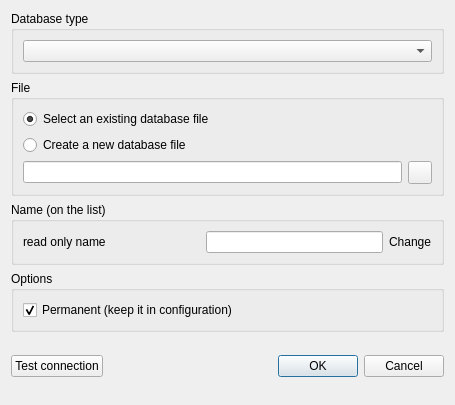
<?xml version="1.0" encoding="UTF-8"?>
<ui version="4.0">
 <class>DbDialog</class>
 <widget class="QDialog" name="DbDialog">
  <property name="geometry">
   <rect>
    <x>0</x>
    <y>0</y>
    <width>455</width>
    <height>405</height>
   </rect>
  </property>
  <property name="minimumSize">
   <size>
    <width>450</width>
    <height>0</height>
   </size>
  </property>
  <property name="acceptDrops">
   <bool>true</bool>
  </property>
  <property name="windowTitle">
   <string>Database</string>
  </property>
  <layout class="QVBoxLayout" name="verticalLayout">
   <item>
    <widget class="QGroupBox" name="typeGroup">
     <property name="title">
      <string>Database type</string>
     </property>
     <layout class="QVBoxLayout" name="verticalLayout_2">
      <item>
       <widget class="QComboBox" name="typeCombo">
        <property name="toolTip">
         <string>Database driver</string>
        </property>
       </widget>
      </item>
     </layout>
    </widget>
   </item>
   <item>
    <widget class="QGroupBox" name="pathGroup">
     <property name="title">
      <string>File</string>
     </property>
     <layout class="QVBoxLayout" name="verticalLayout_3">
      <item>
       <widget class="QRadioButton" name="existingDatabaseRadio">
        <property name="text">
         <string>Select an existing database file</string>
        </property>
        <property name="checked">
         <bool>true</bool>
        </property>
       </widget>
      </item>
      <item>
       <widget class="QRadioButton" name="createDatabaseRadio">
        <property name="text">
         <string>Create a new database file</string>
        </property>
       </widget>
      </item>
      <item>
       <layout class="QHBoxLayout" name="horizontalLayout_5">
        <item>
         <widget class="QLineEdit" name="fileEdit"/>
        </item>
        <item>
         <widget class="QToolButton" name="browseOpenButton">
          <property name="text">
           <string/>
          </property>
         </widget>
        </item>
       </layout>
      </item>
     </layout>
    </widget>
   </item>
   <item>
    <widget class="QGroupBox" name="nameGroup">
     <property name="title">
      <string>Name (on the list)</string>
     </property>
     <layout class="QHBoxLayout" name="horizontalLayout_6">
      <item>
       <widget class="QLabel" name="nameLabel">
        <property name="sizePolicy">
         <sizepolicy hsizetype="Expanding" vsizetype="Preferred">
          <horstretch>0</horstretch>
          <verstretch>0</verstretch>
         </sizepolicy>
        </property>
        <property name="text">
         <string notr="true">read only name</string>
        </property>
       </widget>
      </item>
      <item>
       <widget class="QLineEdit" name="nameEdit"/>
      </item>
      <item>
       <widget class="QLabel" name="nameChangeLink">
        <property name="sizePolicy">
         <sizepolicy hsizetype="Minimum" vsizetype="Preferred">
          <horstretch>0</horstretch>
          <verstretch>0</verstretch>
         </sizepolicy>
        </property>
        <property name="text">
         <string>Change</string>
        </property>
       </widget>
      </item>
     </layout>
    </widget>
   </item>
   <item>
    <widget class="QGroupBox" name="optionsGroup">
     <property name="title">
      <string>Options</string>
     </property>
     <layout class="QGridLayout" name="optionsGrid">
      <item row="0" column="0" colspan="2">
       <widget class="QCheckBox" name="permamentCheckBox">
        <property name="toolTip">
         <string extracomment="aasfd">&lt;p&gt;Enable this if you want the database to be stored in configuration file and restored every time Letos is started.&lt;/p&gt;</string>
        </property>
        <property name="text">
         <string>Permanent (keep it in configuration)</string>
        </property>
        <property name="checked">
         <bool>true</bool>
        </property>
       </widget>
      </item>
     </layout>
    </widget>
   </item>
   <item>
    <spacer name="horizontalSpacer">
     <property name="orientation">
      <enum>Qt::Orientation::Horizontal</enum>
     </property>
     <property name="sizeType">
      <enum>QSizePolicy::Policy::Fixed</enum>
     </property>
     <property name="sizeHint" stdset="0">
      <size>
       <width>360</width>
       <height>1</height>
      </size>
     </property>
    </spacer>
   </item>
   <item>
    <widget class="QWidget" name="bottomWidget" native="true">
     <layout class="QHBoxLayout" name="horizontalLayout_2">
      <property name="leftMargin">
       <number>0</number>
      </property>
      <property name="topMargin">
       <number>0</number>
      </property>
      <property name="rightMargin">
       <number>0</number>
      </property>
      <property name="bottomMargin">
       <number>0</number>
      </property>
      <item>
       <widget class="QPushButton" name="testConnButton">
        <property name="text">
         <string>Test connection</string>
        </property>
       </widget>
      </item>
      <item>
       <widget class="QLabel" name="testConnIcon">
        <property name="text">
         <string/>
        </property>
       </widget>
      </item>
      <item>
       <widget class="QDialogButtonBox" name="buttonBox">
        <property name="orientation">
         <enum>Qt::Orientation::Horizontal</enum>
        </property>
        <property name="standardButtons">
         <set>QDialogButtonBox::StandardButton::Cancel|QDialogButtonBox::StandardButton::Ok</set>
        </property>
        <property name="centerButtons">
         <bool>false</bool>
        </property>
       </widget>
      </item>
     </layout>
    </widget>
   </item>
  </layout>
 </widget>
 <resources/>
 <connections>
  <connection>
   <sender>buttonBox</sender>
   <signal>accepted()</signal>
   <receiver>DbDialog</receiver>
   <slot>accept()</slot>
   <hints>
    <hint type="sourcelabel">
     <x>248</x>
     <y>254</y>
    </hint>
    <hint type="destinationlabel">
     <x>157</x>
     <y>274</y>
    </hint>
   </hints>
  </connection>
  <connection>
   <sender>buttonBox</sender>
   <signal>rejected()</signal>
   <receiver>DbDialog</receiver>
   <slot>reject()</slot>
   <hints>
    <hint type="sourcelabel">
     <x>316</x>
     <y>260</y>
    </hint>
    <hint type="destinationlabel">
     <x>286</x>
     <y>274</y>
    </hint>
   </hints>
  </connection>
 </connections>
</ui>
